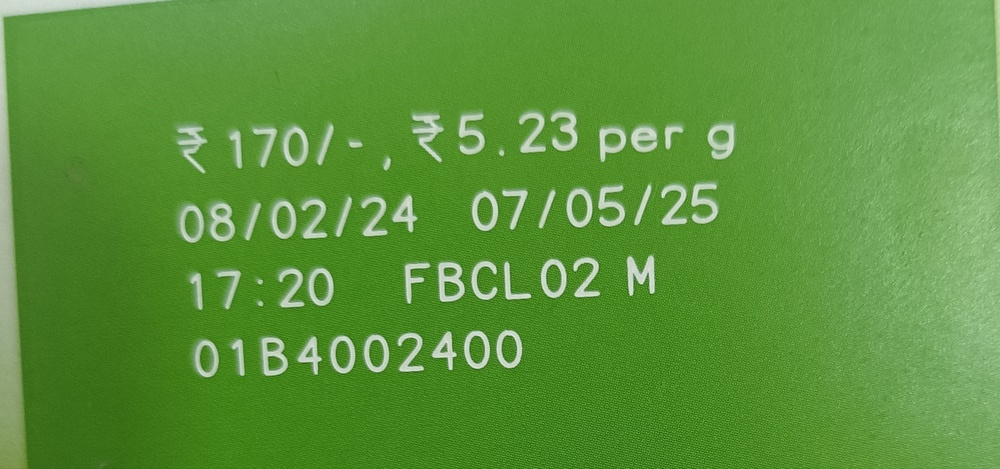
#> input picture Green Tea Exp Date.jpg, 1000 x 469 px, shrunk from 2552 x 1196 before the run, found by its file name
$ python extract_details.py
#> lines starting #> are read from the running program, lines starting #| are printed output that depends on the picture
import cv2
import pytesseract
from pytesseract import Output

pytesseract.pytesseract.tesseract_cmd = r'C:\Users\Devan\AppData\Local\Programs\Tesseract-OCR\tesseract.exe'

# Load image from file
image = cv2.imread(r"R:\Images for flipkart\Green Tea Exp Date.jpg")
#> image is the input picture: shape (469, 1000, 3); mean B, G, R 59.1, 147.5, 91.9

# Preprocess image (convert to grayscale)
gray = cv2.cvtColor(image, cv2.COLOR_BGR2GRAY)
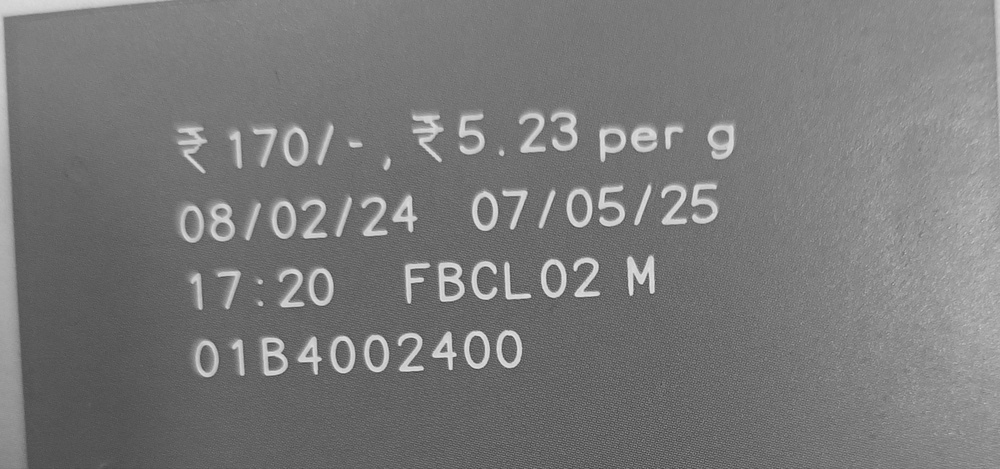
#> gray: shape (469, 1000); min 62, max 231, mean 120.8

# Use pytesseract to do OCR on the image
custom_config = r'--oem 3 --psm 6'
#> (the run stopped early here; a loop or call above may not have finished)
